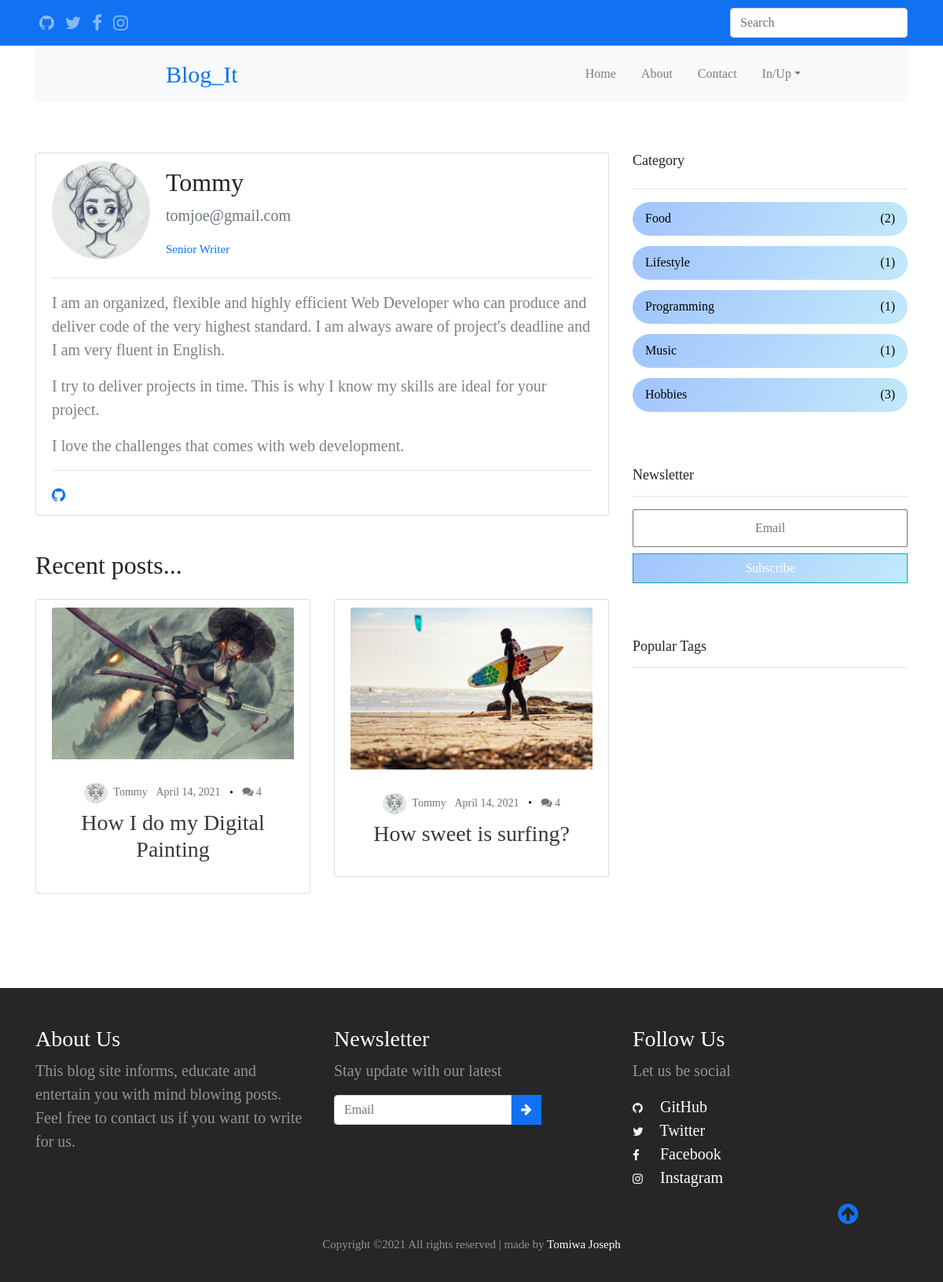
The app's page /users/profile/author/Tommy/, older data.
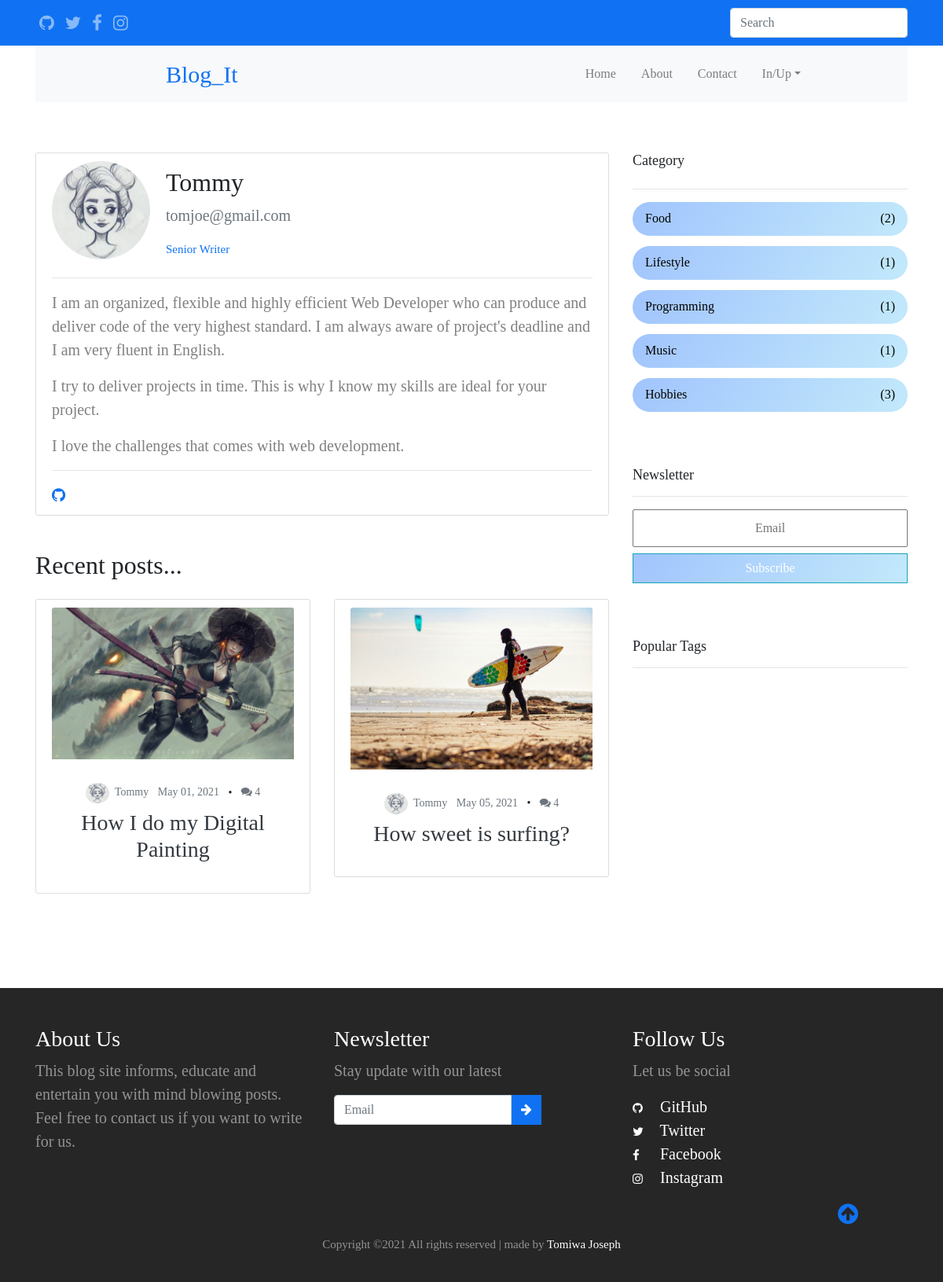
The same page, newer data.
### users/models.py (models this page shows, shortened)
class Profile(models.Model):
    user = models.OneToOneField(User, on_delete=models.CASCADE)
    position = models.CharField(default='Reader', max_length=255)
    about = models.TextField(default='Something about the author.')
    image = models.ImageField(default='blog_it.jpg', upload_to='profile_pics')
    github = models.CharField(default='', max_length=255, blank=True, null=True)
    facebook = models.CharField(default='', max_length=255, blank=True, null=True)
    instagram = models.CharField(default='', max_length=255, blank=True, null=True)
    twitter = models.CharField(default='', max_length=255, blank=True, null=True)

### main/models.py (models this page shows, shortened)
class Blog(models.Model):
    STATUS_CHOICES = (
        ('draft', 'Draft'),
        ('published', 'Published'),
        )
    title = models.CharField(max_length=250)
    slug = models.SlugField(max_length=250,
        unique_for_date='publish')
    category = models.ForeignKey(Category,
        on_delete=models.CASCADE,
        related_name='blog_category')
    author = models.ForeignKey(User,
        on_delete=models.CASCADE,
        related_name='blog_posts')
    blog_views = models.IntegerField(default=0)
    body = RichTextUploadingField(blank=True, null=True)
    publish = models.DateTimeField(default=timezone.now)
    created = models.DateTimeField(auto_now_add=True)
    updated = models.DateTimeField(auto_now=True)
    status = models.CharField(max_length=10,
        choices=STATUS_CHOICES,
        default='draft')
    tags = TaggableManager()
    class Meta:
        ordering = ('-publish',)
        verbose_name = 'Post'

### users/views.py (the view)
# urls.py: path('profile/author/<slug:user_>/', author_profile_view, name='view_profile'),
def author_profile_view(request, user_):
    query = User.objects.filter(is_staff=True)
    all_authors = [i.username for i in query]
    if user_ not in all_authors:
        return redirect('profile', request.user)
    author_details = User.objects.filter(username=user_)
    query_2 = User.objects.filter(username=user_).first()
    first_two = Blog.objects.filter(author=query_2)[:2]
    search_header_img = []
    search_titles = []
    search_authors = []
    search_dates = []
    search_year = []
    search_month = []
    search_day = []
    search_slug = []
    search_author_pics = []
    pub_comments = []
    for i in first_two:
        find_all = re.findall(r'<img.*?/>', i.body)
        get_first = find_all[0]
        source = get_first.split()[2][5:-1]
        pub_comments.append(len(i.comments.filter(active=True)))
        search_header_img.append(source)
        search_titles.append(i.title)
        search_authors.append(i.author)
        search_dates.append(i.updated)
        search_year.append(i.updated.year)
        search_month.append(i.updated.month)
        search_day.append(i.updated.day)
        search_slug.append(i.slug)
        search_author_pics.append(i.author.profile.image.url)
    context = {
        'search_titles': search_titles,
        'search_header_img': search_header_img,
        'search_authors': search_authors,
        'search_dates': search_dates,
        'search_year': search_year,
        'search_month': search_month,
        'search_day': search_day,
        'search_slug': search_slug,
        'pub_comments': pub_comments,
        'search_author_pics': search_author_pics,
        'search_number': range(len(search_titles)),
        'author_details': author_details,
        'length': length, 'all_cat_name': all_cat_name,
        'popu_tags': popu_tags,
    }
    return render(request, 'users/profile_view.html', context)

### users/templates/users/profile_view.html (shortened to what this page needs)
{% extends 'main/base.html' %}
{% load static %}
{% load main_tags %}
{% block content %}
<div class="content-section mt-4">
  {% for i in author_details %}
  <div class="media">
    <img class="rounded-circle account-img" src="{{ i.profile.image.url }}">
    <div class="media-body">
      <h2 class="mt-2">{{ i.username }}</h2>
      <p class="text-secondary">{{ i.email }}</p>
      <small class="posi">{{ i.profile.position }}</small>
    </div>
  </div>
  <hr>
  <p>{{ i.profile.about|linebreaks }}</p>
  <hr>
  <div class="profile-icons">
    {% if i.profile.github %}
      <a href="{{ i.profile.github }}" target="blank">
        <span class="fa fa-github"></span>
      </a>
    {% endif %}
  </div>
  {% endfor %}
</div>
<div class="row">
  <div class="col-md-12">
    <h2 class="my-4">Recent posts...</h2>
  </div>
</div>
<div class="row">
  {% for i in search_number %}
  <div class="col-md-6">
    <div class="content-section" data-aos="zoom-in" data-aos-delay="200">
      <div class="cards index-cards">
        <div class="card-img-top">
          <img src="{{ search_header_img|lookup:i }}" alt="" class="img-fluid">
        </div>
        <div class="card-body text-center">
          <div class="post-meta">
            <span class="author mr-2 text-secondary"><img class="mr-1" src="{{ search_author_pics|lookup:i }}" alt=""
                class="img-fluid">
              {{ search_authors|lookup:i }}</span>
            <span class="mr-2 text-secondary">{{ search_dates|lookup:i | date:'F d, Y' }} </span> &bullet;
            <span class="ml-2 text-secondary"><span class="fa fa-comments"></span> {{ pub_comments|lookup:i }}</span>
          </div>
          <h3 class="mt-2"><a
              href="{% url 'blog_detail' search_year|lookup:i search_month|lookup:i search_day|lookup:i search_slug|lookup:i %}"
              class="card-title text-dark">{{ search_titles|lookup:i }}</a></h3>
        </div>
      </div>
    </div>
  </div>
  {% endfor %}
</div>
{% endblock %}
{% block sidebar %}
<h2 class="my-4 cat">Category</h2>
<hr>
<div class="categories">
  <div data-aos="fade-left" data-aos-delay="100">
    <a class="category-items"
      href="{% url 'category_finder' all_cat_name.0 %}">{{ all_cat_name.0|capfirst }}<span>({{length.0}})</span></a>
  </div>
  <div data-aos="fade-left" data-aos-delay="200">
    <a class="category-items"
      href="{% url 'category_finder' all_cat_name.1 %}">{{ all_cat_name.1|capfirst }}<span>({{length.1}})</span></a>
  </div>
  <div data-aos="fade-left" data-aos-delay="300">
    <a class="category-items"
      href="{% url 'category_finder' all_cat_name.2 %}">{{ all_cat_name.2|capfirst }}<span>({{length.2}})</span></a>
  </div>
  <div data-aos="fade-left" data-aos-delay="400">
    <a class="category-items"
      href="{% url 'category_finder' all_cat_name.3 %}">{{ all_cat_name.3|capfirst }}<span>({{length.3}})</span></a>
  </div>
  <div data-aos="fade-left" data-aos-delay="500">
    <a class="category-items"
      href="{% url 'category_finder' all_cat_name.4 %}">{{ all_cat_name.4|capfirst }}<span>({{length.4}})</span></a>
  </div>
</div>
<h2 class="cat">Newsletter</h2>
<hr>
<div class="newsletter">
  <form action="{% url 'newsletter' %}" method="post">
    <input type="text" class="input-group mb-2 text-center sub-inp" placeholder="Email" data-aos="fade-down"
      data-aos-delay="300" name='email'>
    <button type="submit" class="btn btn-info sub-but" data-aos="fade-up" data-aos-delay="300">Subscribe</button
      type="submit">
  </form>
</div>
<h2 class="cat">Popular Tags</h2>
<hr>
<div class="popular-tags">
  <a href="{% url 'tag_finder' popu_tags.0 %}"><span class="tag" data-aos="flip-up"
      data-aos-delay="100">{{ popu_tags.0 }}</span></a>
  <a href="{% url 'tag_finder' popu_tags.1 %}"><span class="tag" data-aos="flip-up"
      data-aos-delay="200">{{ popu_tags.1 }}</span></a>
  <a href="{% url 'tag_finder' popu_tags.2 %}"><span class="tag" data-aos="flip-up"
      data-aos-delay="300">{{ popu_tags.2 }}</span></a>
  <a href="{% url 'tag_finder' popu_tags.3 %}"><span class="tag" data-aos="flip-up"
      data-aos-delay="400">{{ popu_tags.3 }}</span></a>
  <a href="{% url 'tag_finder' popu_tags.4 %}"><span class="tag" data-aos="flip-up"
      data-aos-delay="500">{{ popu_tags.4 }}</span></a>
  <a href="{% url 'tag_finder' popu_tags.5 %}"><span class="tag" data-aos="flip-up"
      data-aos-delay="600">{{ popu_tags.5 }}</span></a>
  <a href="{% url 'tag_finder' popu_tags.6 %}"><span class="tag" data-aos="flip-up"
      data-aos-delay="700">{{ popu_tags.6 }}</span></a>
  <a href="{% url 'tag_finder' popu_tags.7 %}"><span class="tag" data-aos="flip-up"
      data-aos-delay="800">{{ popu_tags.7 }}</span></a>
  <a href="{% url 'tag_finder' popu_tags.8 %}"><span class="tag" data-aos="flip-up"
      data-aos-delay="800">{{ popu_tags.8 }}</span></a>
  <a href="{% url 'tag_finder' popu_tags.9 %}"><span class="tag" data-aos="flip-up"
      data-aos-delay="800">{{ popu_tags.9 }}</span></a>
  <a href="{% url 'tag_finder' popu_tags.10 %}"><span class="tag" data-aos="flip-up"
      data-aos-delay="800">{{ popu_tags.10 }}</span></a>
  <a href="{% url 'tag_finder' popu_tags.11 %}"><span class="tag" data-aos="flip-up"
      data-aos-delay="800">{{ popu_tags.11 }}</span></a>
  <a href="{% url 'tag_finder' popu_tags.12 %}"><span class="tag" data-aos="flip-up"
      data-aos-delay="800">{{ popu_tags.12 }}</span></a>
  <a href="{% url 'tag_finder' popu_tags.13 %}"><span class="tag" data-aos="flip-up"
      data-aos-delay="800">{{ popu_tags.13 }}</span></a>
  <a href="{% url 'tag_finder' popu_tags.14 %}"><span class="tag" data-aos="flip-up"
      data-aos-delay="800">{{ popu_tags.14 }}</span></a>
  <a href="{% url 'tag_finder' popu_tags.15 %}"><span class="tag" data-aos="flip-up"
      data-aos-delay="800">{{ popu_tags.15 }}</span></a>
</div>
{% endblock %}

### main/templates/main/base.html (shortened to what this page needs)
{% load static %}
{% load main_tags %}
<!DOCTYPE html>
<html lang="en">
<head>
    <link rel="stylesheet" href="{% static 'main/css/bootstrap.css' %}">
    <link rel="stylesheet" href="{% static 'main/css/style.css' %}">
    <link rel="stylesheet" href="{% static 'main/fonts/fontawesome/css/font-awesome.min.css' %}">
    <link rel="stylesheet" href="{% static 'main/css/aos.css' %}">
</head>
<body>
    <div class="wrapper">
        <div class="head_it">
            <div class="container">
                <div class="row align-items-center">
                    <div class="col-9 icons">
                        <a target="blank" href="{{ details.github }}"><span class="fa fa-github"></span></a>
                        <a target="blank" href="{{ details.twitter }}"><span class="fa fa-twitter"></span></a>
                        <a target="blank" href="{{ details.facebook }}"><span class="fa fa-facebook"></span></a>
                        <a target="blank" href="{{ details.instagram }}"><span class="fa fa-instagram"></span></a>
                    </div>
                    <div class="col-3">
                        <form action="{% url 'search_it' %}" class="form-inline my-2 my-md-0 search_it" method="POST">
                            <input class="form-control" type="text" placeholder="Search" aria-label="Search" name="search_input">
                        </form>
                    </div>
                </div>
            </div>
        </div>
        <div class="container">
            <nav class="navbar navbar-expand-lg navbar-light bg-light rounded">
                <a class="navbar-brand" href="{% url 'index' %}">Blog_It</a>
                <div class="collapse navbar-collapse" id="navbarNav">
                    <ul class="navbar-nav">
                        <li class="nav-item">
                            <a class="nav-link" href="{% url 'index' %}">Home </a>
                        </li>
                        <li class="nav-item">
                            <a class="nav-link" href="{% url 'about' %}" tabindex="-1" aria-disabled="true">About</a>
                        </li>
                        <li class="nav-item">
                            <a class="nav-link" href="{% url 'contact' %}" tabindex="-1"
                                aria-disabled="true">Contact</a>
                        </li>
                        {% if not user.is_authenticated %}
                        <li class="nav-item dropdown">
                            <a class="nav-link dropdown-toggle" href="#" id="dropdown09" data-toggle="dropdown"
                            aria-haspopup="true" aria-expanded="false">In/Up</a>
                        </li>
                        {% endif %}
                    </ul>
                </div>
            </nav>
        </div>
        <div class="container mt-3">
            <div class="row">
                <div class="col-lg-8 my-4">
                    {% block content %} {% endblock %}
                </div>
                <div class="col-lg-4 my-4">
                    {% block sidebar %} {% endblock %}
                </div>
            </div>
        </div>
        <footer class="site-footer">
            <div class="container">
                <div class="row">
                    <div class="col-md-4" data-aos="fade-right" data-aos-delay="200">
                        <h3>About Us</h3>
                        <p class="mb-4">
                            This blog site informs, educate and entertain you with
                            mind blowing posts. Feel free to contact us if you want to write
                            for us.</p>
                    </div>
                    <div class="col-md-4" data-aos="fade-down" data-aos-delay="200">
                        <h3>Newsletter</h3>
                        <p>Stay update with our latest</p>
                        <form action="{% url 'newsletter' %}" class="form-inline">
                            <div class="col-pl">
                                <div class="input-group pr-5">
                                    <input type="text" class="form-control news" placeholder="Email" name="email">
                                    <div class="input-group-prepend">
                                        <div class="input-group-text">
                                            <a href="#"><i class="fa fa-arrow-right"></i></a>
                                        </div>
                                    </div>
                                </div>
                            </div>
                        </form>
                    </div>
                    <div class="col-md-4" data-aos="fade-left" data-aos-delay="200">
                        <h3>Follow Us</h3>
                        <p>Let us be social</p>
                        <ul class="list-unstyled footer-social">
                            <li><a href="https://github.com/TomiwaJoseph" target="_blank"><span
                                        class="fa fa-github"></span> GitHub</a></li>
                            <li><a href="#"><span class="fa fa-twitter"></span> Twitter</a></li>
                            <li><a href="#"><span class="fa fa-facebook"></span> Facebook</a></li>
                            <li><a href="#"><span class="fa fa-instagram"></span> Instagram</a></li>
                        </ul>
                    </div>
                </div>
                <div class="move-up">
                    <span><i class="fa fa-arrow-circle-up fa-2x"></i></span>
                </div>
                <div class="rights">
                    <h4 class="text-center">
                        Copyright ©2021 All rights reserved | made by
                        <a href="https://github.com/TomiwaJoseph" target="_blank">Tomiwa Joseph</a>
                    </h4>
                </div>
            </div>
        </footer>
    </div>
</body>
</html>

Row changes from the older to the newer data that the page shows:
changed Blog "How I do my Digital Painting": updated "April 14, 2021" → "May 01, 2021"
changed Blog "How sweet is surfing?": updated "April 14, 2021" → "May 05, 2021"
